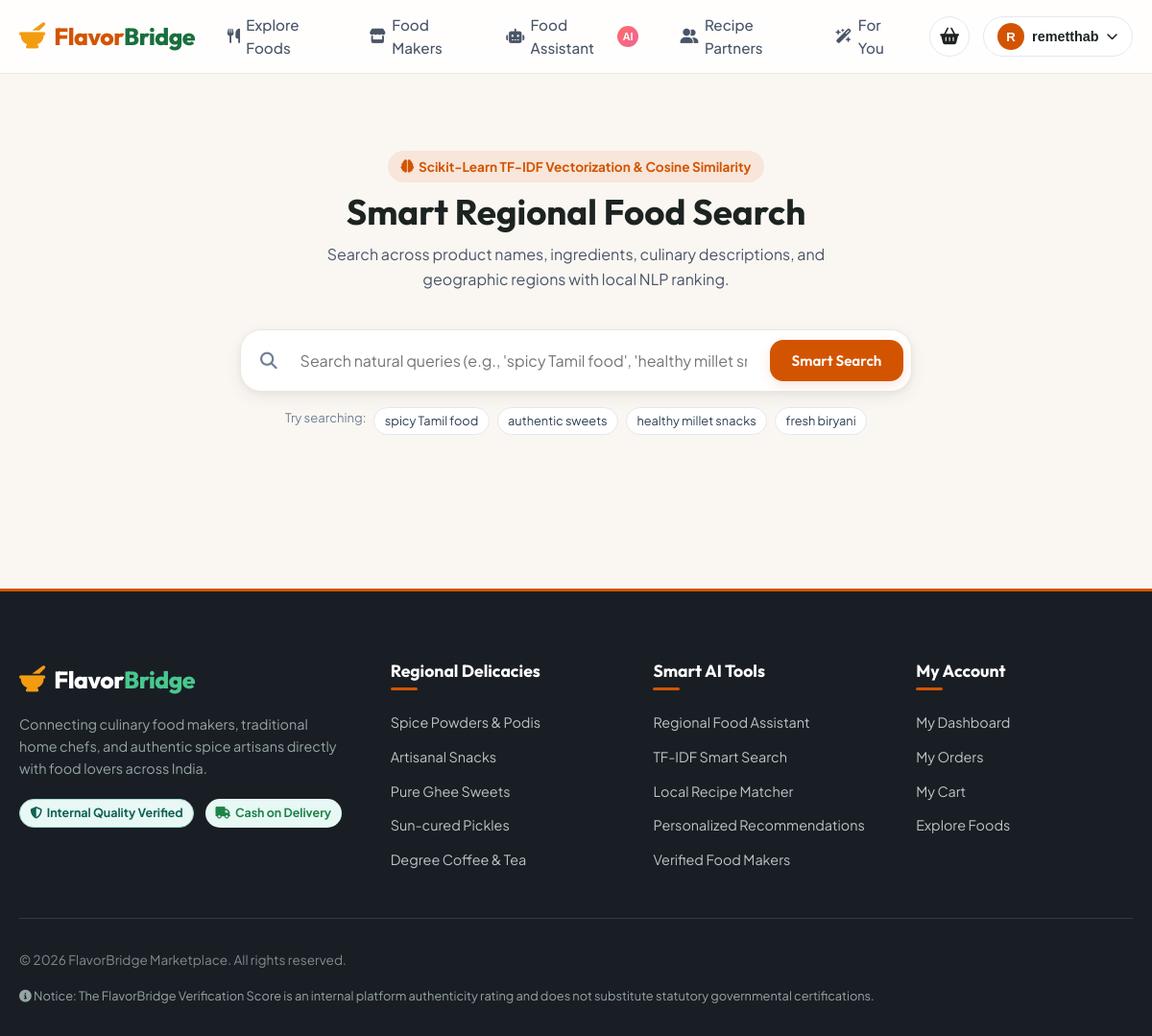
Before: /smart-search (signed in) with the older database file.
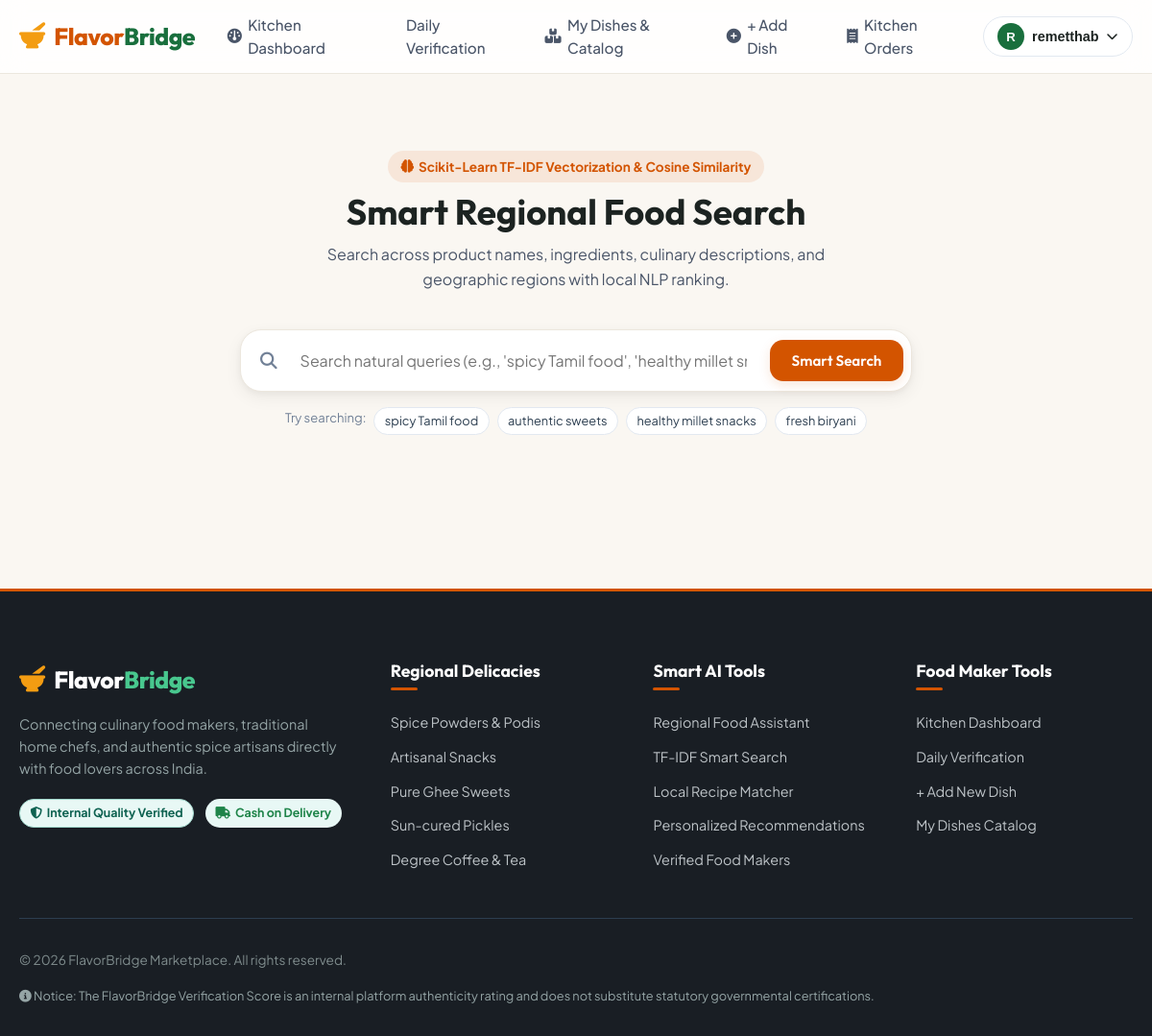
After: the same page with the newer database file.
### backend/routes/ai_routes.py (the view)
@ai_bp.route('/smart-search')
def smart_search_view():
    query = request.args.get('q', '').strip()
    all_products = Product.query.all()
    results = []
    if query:
        scored_results = search_products(query, all_products, top_k=24)
        results = scored_results
    else:
        results = [(p, 1.0) for p in all_products[:12]]
    return render_template(
        'smart_search.html',
        query=query,
        results=results,
        total_results=len(results)
    )

### frontend/templates/smart_search.html (shortened to what this page needs)
{% extends "base.html" %}
{% block content %}
<div class="container" style="padding: 3rem 1.25rem;">
  <div style="text-align: center; margin-bottom: 2.5rem;">
    <span class="badge" style="background: rgba(211, 84, 0, 0.1); color: var(--primary); font-size: 0.85rem; padding: 0.35rem 0.85rem; margin-bottom: 0.5rem;">
      <i class="fa-solid fa-brain"></i> Scikit-Learn TF-IDF Vectorization & Cosine Similarity
    </span>
    <h1 style="font-size: 2.3rem; margin-bottom: 0.5rem;">Smart Regional Food Search</h1>
    <p style="color: var(--gray-dark); font-size: 1rem; max-width: 600px; margin: 0 auto;">
      Search across product names, ingredients, culinary descriptions, and geographic regions with local NLP ranking.
    </p>
  </div>
  <div style="max-width: 700px; margin: 0 auto 3rem;">
    <form method="GET" action="{{ url_for('ai.smart_search_view') }}" class="hero-search-box">
      <i class="fa-solid fa-magnifying-glass search-icon"></i>
      <input type="text" name="q" class="search-input" placeholder="Search natural queries (e.g., 'spicy Tamil food', 'healthy millet snacks')..." value="{{ query or '' }}" autofocus>
      <button type="submit" class="btn btn-primary">Smart Search</button>
    </form>
    <div style="display: flex; gap: 0.5rem; justify-content: center; margin-top: 1rem; flex-wrap: wrap; font-size: 0.82rem;">
      <span style="color: var(--gray-medium);">Try searching:</span>
      <a href="{{ url_for('ai.smart_search_view', q='spicy Tamil food') }}" class="hero-quick-tag">spicy Tamil food</a>
      <a href="{{ url_for('ai.smart_search_view', q='authentic sweets') }}" class="hero-quick-tag">authentic sweets</a>
      <a href="{{ url_for('ai.smart_search_view', q='healthy millet snacks') }}" class="hero-quick-tag">healthy millet snacks</a>
      <a href="{{ url_for('ai.smart_search_view', q='fresh biryani') }}" class="hero-quick-tag">fresh biryani</a>
    </div>
  </div>
</div>
{% endblock %}

### frontend/templates/base.html (shortened to what the changed rows need)
<!DOCTYPE html>
<html lang="en">
<head>
  <link rel="stylesheet" href="https://cdnjs.cloudflare.com/ajax/libs/font-awesome/6.5.1/css/all.min.css">
  <link rel="stylesheet" href="{{ url_for('static', filename='css/style.css') }}">
</head>
<body>
  <header class="site-header">
    <div class="container">
      <nav class="navbar">
        <ul class="nav-links" id="main-nav-links">
          {% if current_user and current_user.role == 'food_maker' %}
            <li><a href="{{ url_for('food_maker.dashboard') }}" class="nav-link" id="nav-maker-dash"><i class="fa-solid fa-gauge"></i> Kitchen Dashboard</a></li>
            <li><a href="{{ url_for('food_maker.verification') }}" class="nav-link" id="nav-maker-verify"> Daily Verification</a></li>
            <li><a href="{{ url_for('product.my_products') }}" class="nav-link" id="nav-maker-dishes"><i class="fa-solid fa-boxes-stacked"></i> My Dishes & Catalog</a></li>
            <li><a href="{{ url_for('product.add_product') }}" class="nav-link" id="nav-maker-add"><i class="fa-solid fa-circle-plus"></i> + Add Dish</a></li>
            <li><a href="{{ url_for('food_maker.food_maker_orders') }}" class="nav-link" id="nav-maker-orders"><i class="fa-solid fa-receipt"></i> Kitchen Orders</a></li>
          {% else %}
            <li><a href="{{ url_for('product.products_list') }}" class="nav-link" id="nav-explore-foods"><i class="fa-solid fa-utensils"></i> Explore Foods</a></li>
            <li><a href="{{ url_for('food_maker.food_makers_list') }}" class="nav-link" id="nav-food-makers"><i class="fa-solid fa-store"></i> Food Makers</a></li>
            <li><a href="{{ url_for('ai.food_assistant') }}" class="nav-link" id="nav-ai-assistant"><i class="fa-solid fa-robot"></i> Food Assistant <span class="ai-badge">AI</span></a></li>
            <li><a href="{{ url_for('ai.recipe_partners') }}" class="nav-link" id="nav-recipe-partners"><i class="fa-solid fa-user-group"></i> Recipe Partners</a></li>
            <li><a href="{{ url_for('ai.recommendations') }}" class="nav-link" id="nav-recommendations"><i class="fa-solid fa-wand-magic-sparkles"></i> For You</a></li>
          {% endif %}
        </ul>
        <div class="nav-actions">
          {% if not current_user or current_user.role == 'customer' %}
          <div class="cart-btn-wrapper">
            <a href="{{ url_for('cart.view_cart') }}" class="cart-icon-btn" id="cart-nav-btn" aria-label="Shopping Cart">
              <i class="fa-solid fa-basket-shopping"></i>
            </a>
          </div>
          {% endif %}
        </div>
      </nav>
    </div>
  </header>
  <main id="main-content">
    {% block content %}{% endblock %}
  </main>
  <footer class="site-footer">
    <div class="container">
      <div class="footer-grid">
        <div class="footer-col">
          {% if current_user and current_user.role == 'food_maker' %}
            <h4>Food Maker Tools</h4>
            <ul class="footer-links">
              <li><a href="{{ url_for('food_maker.dashboard') }}">Kitchen Dashboard</a></li>
              <li><a href="{{ url_for('food_maker.verification') }}">Daily Verification</a></li>
              <li><a href="{{ url_for('product.add_product') }}">+ Add New Dish</a></li>
              <li><a href="{{ url_for('product.my_products') }}">My Dishes Catalog</a></li>
            </ul>
          {% elif current_user and current_user.role == 'customer' %}
            <h4>My Account</h4>
            <ul class="footer-links">
              <li><a href="{{ url_for('auth.customer_dashboard') }}">My Dashboard</a></li>
              <li><a href="{{ url_for('order.customer_orders') }}">My Orders</a></li>
              <li><a href="{{ url_for('cart.view_cart') }}">My Cart</a></li>
              <li><a href="{{ url_for('product.products_list') }}">Explore Foods</a></li>
            </ul>
          {% endif %}
        </div>
      </div>
    </div>
  </footer>
</body>
</html>

Changed rows visible on the page:
changed User "remetthab": role "customer" → "food_maker" (drawn)
Other visible differences:
text no longer shown: "Explore Foods Food Makers Food Assistant AI Recipe Partners For You My Account My Dashboard My Orders My Cart Explore Foods"
text now shown: "Kitchen Dashboard Daily Verification My Dishes & Catalog + Add Dish Kitchen Orders Food Maker Tools Kitchen Dashboard Daily Verification + Add New Dish My Dishes Catalog"
